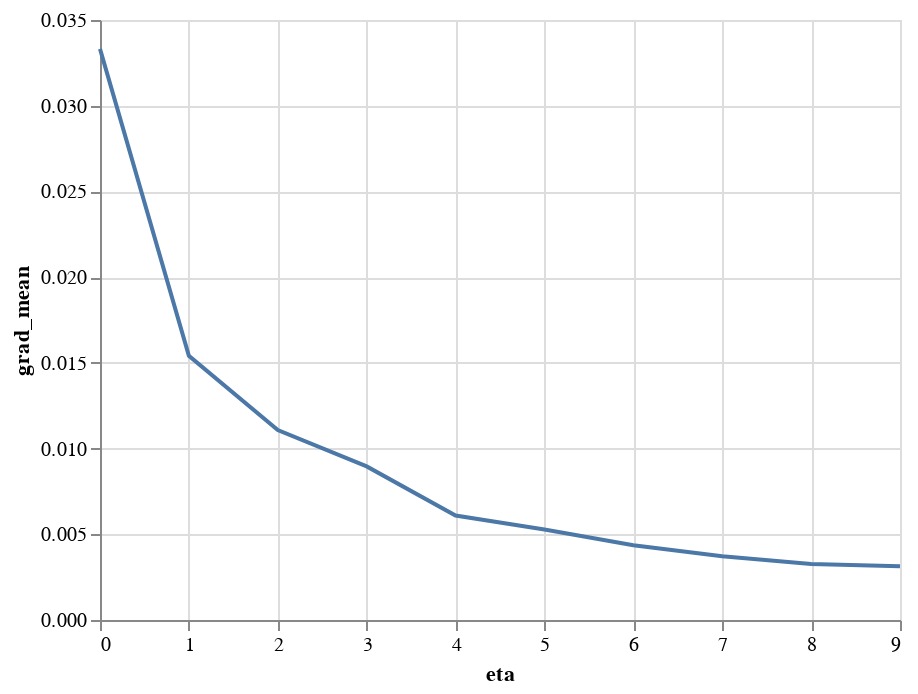

Notebook cell for this chart:
### Code cell
alt.Chart(pd.DataFrame(rows)).mark_line().encode(
    x="eta",
    y="grad_mean"
)

### Figure 1 — Vega-Lite specification as saved in the notebook (floating-point values rounded to 4 significant figures)
{"config": {"view": {"continuousWidth": 400, "continuousHeight": 300}}, "data": {"name": "data-b2b3a253afd6178dd57b8c25391a3e1e"}, "mark": "line", "encoding": {"x": {"field": "eta", "type": "quantitative"}, "y": {"field": "grad_mean", "type": "quantitative"}}, "$schema": "https://vega.github.io/schema/vega-lite/v4.17.0.json", "datasets": {"data-b2b3a253afd6178dd57b8c25391a3e1e": [{"eta": 0, "grad_mean": 0.03331, "grad_std": 0.02476}, {"eta": 1, "grad_mean": 0.01541, "grad_std": 0.00768}, {"eta": 2, "grad_mean": 0.01108, "grad_std": 0.007957}, {"eta": 3, "grad_mean": 0.008961, "grad_std": 0.004401}, {"eta": 4, "grad_mean": 0.006093, "grad_std": 0.004082}, {"eta": 5, "grad_mean": 0.005274, "grad_std": 0.002466}, {"eta": 6, "grad_mean": 0.004363, "grad_std": 0.002091}, {"eta": 7, "grad_mean": 0.003722, "grad_std": 0.002028}, {"eta": 8, "grad_mean": 0.003274, "grad_std": 0.001588}, {"eta": 9, "grad_mean": 0.003141, "grad_std": 0.002566}]}}
